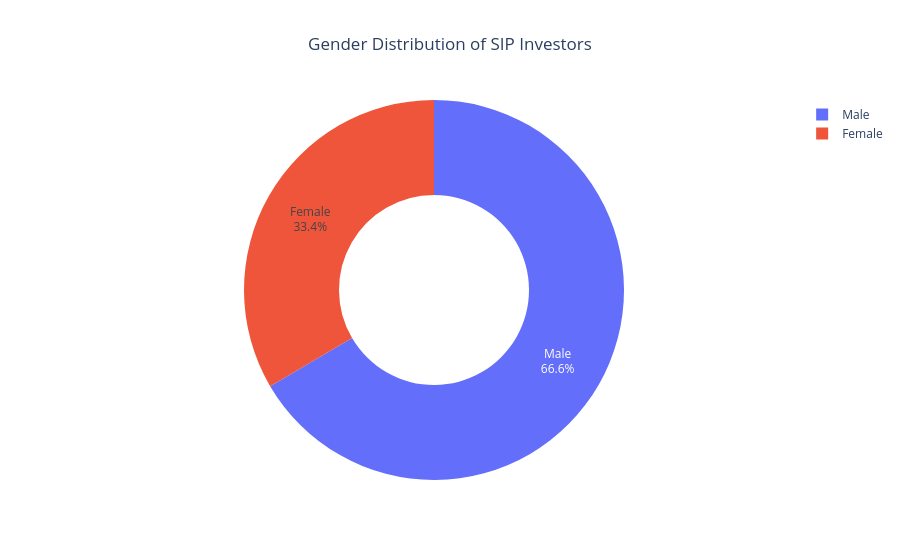

Here is the notebook cell this chart was saved with:
### Markdown cell above
Gender Split

### Code cell
gender = (
    sip_demo["gender"]
    .value_counts()
    .reset_index()
)

gender.columns=["Gender","Count"]

fig = px.pie(
    gender,
    names="Gender",
    values="Count",
    hole=0.5,
    title="Gender Distribution of SIP Investors"
)

fig.update_traces(
    textposition="inside",
    textinfo="percent+label"
)

fig.update_layout(
    title_x=0.5
)


fig.write_image(
    os.path.join(chart_path,"task5_gender_split.png"),
    width=1600,
    height=900,
    scale=2
)
fig.show()

### Figure 1 — Plotly figure (JSON) as saved in the notebook; plotly's stock layout.template omitted (floating-point values rounded to 4 significant figures)
{"data": [{"domain": {"x": [0, 1], "y": [0, 1]}, "hole": 0.5, "hovertemplate": "Gender=%{label}<br>Count=%{value}<extra></extra>", "labels": ["Male", "Female"], "legendgroup": "", "name": "", "showlegend": true, "textinfo": "percent+label", "textposition": "inside", "type": "pie", "values": [13122, 6594]}], "layout": {"legend": {"tracegroupgap": 0}, "title": {"text": "Gender Distribution of SIP Investors", "x": 0.5}}}
